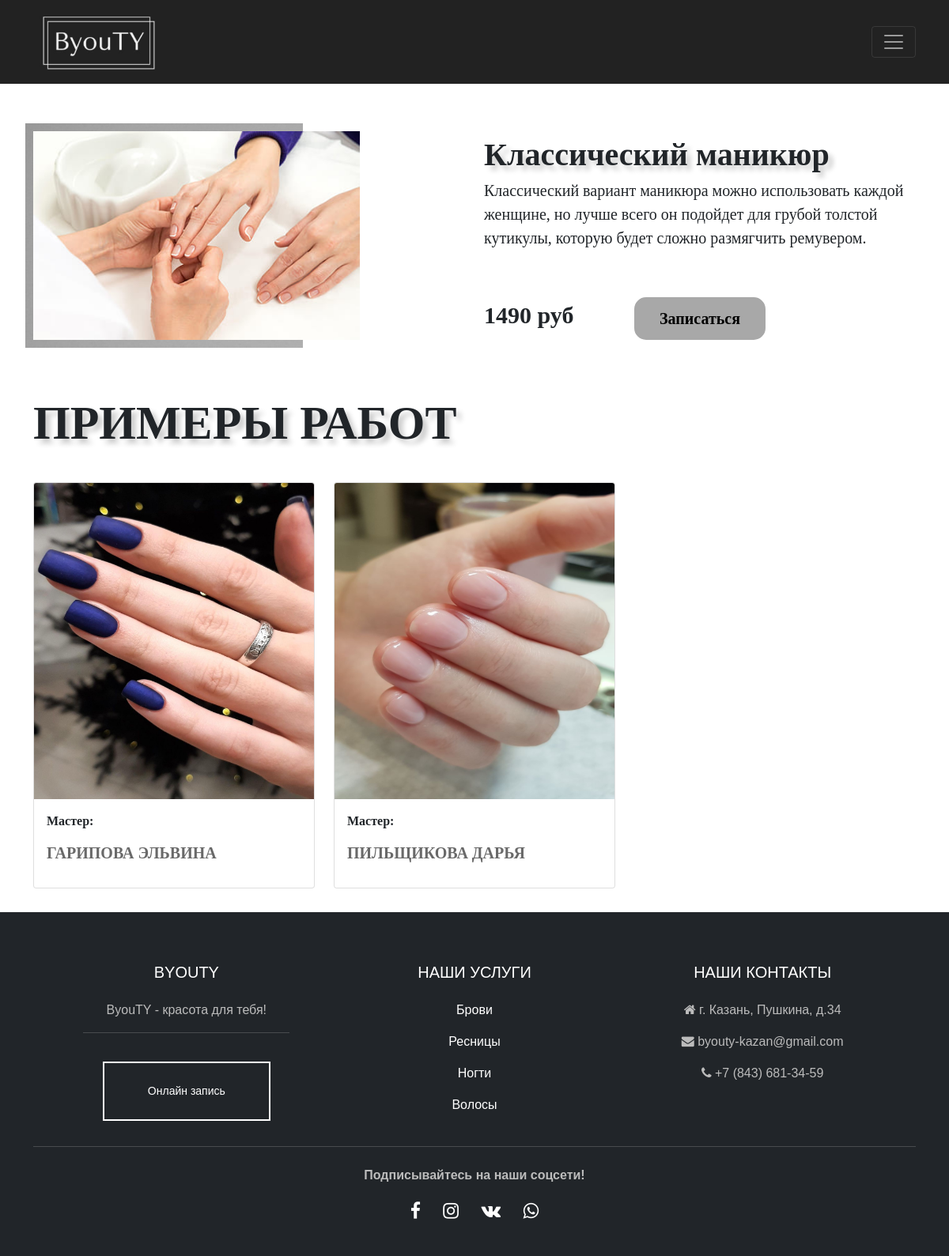
Screenshot of /uslugi/brows/11 with the database file from the repository.
### beauty/models.py (models this page shows, shortened)
class Beauty(models.Model):
    procedures = models.ForeignKey(typeBeauty, on_delete=models.CASCADE, default=1, blank=True)
    title = models.CharField(max_length=100)
    description = models.CharField(max_length=250)
    price = models.IntegerField(default=0)
    image = models.ImageField(upload_to='beauty/images/uslugi')

### masters/models.py (models this page shows)
class Work(models.Model):
    master = models.ForeignKey(Master,on_delete=models.CASCADE, default=1)
    procedure = models.ForeignKey(Beauty,on_delete=models.CASCADE, default=1)
    image = models.ImageField(upload_to='works/images')

### beauty/views.py (the view)
# urls.py: path('brows/<int:procedure_id>', views.procedures_detail, name='brows.detail'),
def procedures_detail(request, procedure_id):
    procedure = get_object_or_404(Beauty,pk=procedure_id)
    works = Work.objects.filter(procedure=procedure)
    return render(request, 'procedure.detail.html',
        {'procedure':procedure, 'works':works})

### masters/models.py (called while the page is built)
    def __str__(self):
        return self.name

### beauty/templates/procedure.detail.html (shortened to what this page needs)
{% extends 'base.html' %}
{% block content %}
<div class="container">
    <div class="row">
        <div class="col-md-3 col-lg-6 col-xl-6 col-xxl-6">
            <div class="box-image">
                <div class="img">
                    <img src="{{ procedure.image.url }}" alt=""
                    style = "height: 48%; width: 75.6%">
                </div>
                <div class="square square-left">
                    {% load static %}
                </div>
            </div>
        </div>
        <div class="col-md-9 col-lg-6 col-xl-6 col-xxl-6">
            <div class="homepage-title" style="text-align: left; font-size: 40px; margin-top: 60px;">
                {{ procedure.title }}
            </div>
            <div class="homepage-descr2" style="text-align: left; font-weight:lighter">
                {{ procedure.description }}
            </div>
            <div class="row">
                <div class="col-md-4 col-lg-4 col-xl-4 col-xxl-4">
                    <div class="homepage-descr2" style="text-align: left; margin-top: 60px; font-size: 30px;">
                        {{ procedure.price }} руб
                    </div>
                </div>
                <div class="col-md-4 col-lg-4 col-xl-4 col-xxl-4">
                    <div class="homepage-descr2">
                        <a href="#" style="border: 2px solid #a8a8a8;
                        margin-top: 60px;
                        padding: 10px 30px;
                        border-radius: 15px;
                        background-color: #a8a8a8;
                        color: black;
                        display: inline-block;
                        transition: 0.3s all;
                        text-decoration: none;">
                            Записаться
                        </a>
                    </div>
                </div>
            </div>
        </div>
    </div>
    <div class="advantages-title" style="text-align: left;">
        ПРИМЕРЫ РАБОТ
    </div>
    <div class="row row-cols-1 row-cols-md-3 g-4">
        {% for work in works %}
        <div v-for="work in works" class="col">
            <div class="card" style="margin-top: 30px; margin-bottom: 30px;">
                <img class="card-img-top" src="{{ work.image.url }}" style=" height: 400px; width: auto;"/>
                <div class="card-body" style="font-family:Garamond; font-weight: bold;">
                    <p class="card-text">
                        Мастер: <a href="{% url 'detail' work.master.id %}" class="card-links">
                                    <h5 class="card-title fw-bold">{{ work.master }}</h5>
                                </a>
                    </p>
                </div>
            </div>
        </div>
        {% endfor %}
    </div>
</div>
{% endblock content %}

### beautysalon/static/styles/styles.css (style rules this page uses)
.homepage-title { margin-top: 15vh; margin-bottom: 0; text-align: center; font-size: 110px; text-decoration: none; font-family:Garamond; font-weight: 900; text-shadow: 6px 6px 6px rgba(0,0,0,.2); }
.homepage-descr2 { text-align: center; font-size: 20px; text-decoration: none; font-family:Garamond; font-weight: 900; }
.advantages-title { margin-bottom: 0; text-align: center; font-size: 60px; text-decoration: none; font-family:Garamond; font-weight: 900; text-shadow: 6px 6px 6px rgba(0,0,0,.2); }
.card-links { text-decoration: none; color: #696969; }
.box-image { position: relative; font-size: 0; margin-bottom: 60px; margin-top: 60px; }
.box-image .img { position: relative; z-index: 2; display: block; max-width: 100%; }
.box-image .square { position: absolute; padding-bottom: -30px; height: calc(100% + 20px); top: -10px; right: -10px; bottom: -10px; background: #91d5de; display: block; }
.box-image .square.square-left { right: auto; left: -10px; }

### rows the page displays
Beauty: image (picture), title "Классический маникюр", description "Классический вариант маникюра можно использовать каждой женщине, но лучше всего он подойдет для грубой толстой кутикулы, которую будет сложно размягчить ремувером.", price "1490"
Work: image (picture)
Work: image (picture)
